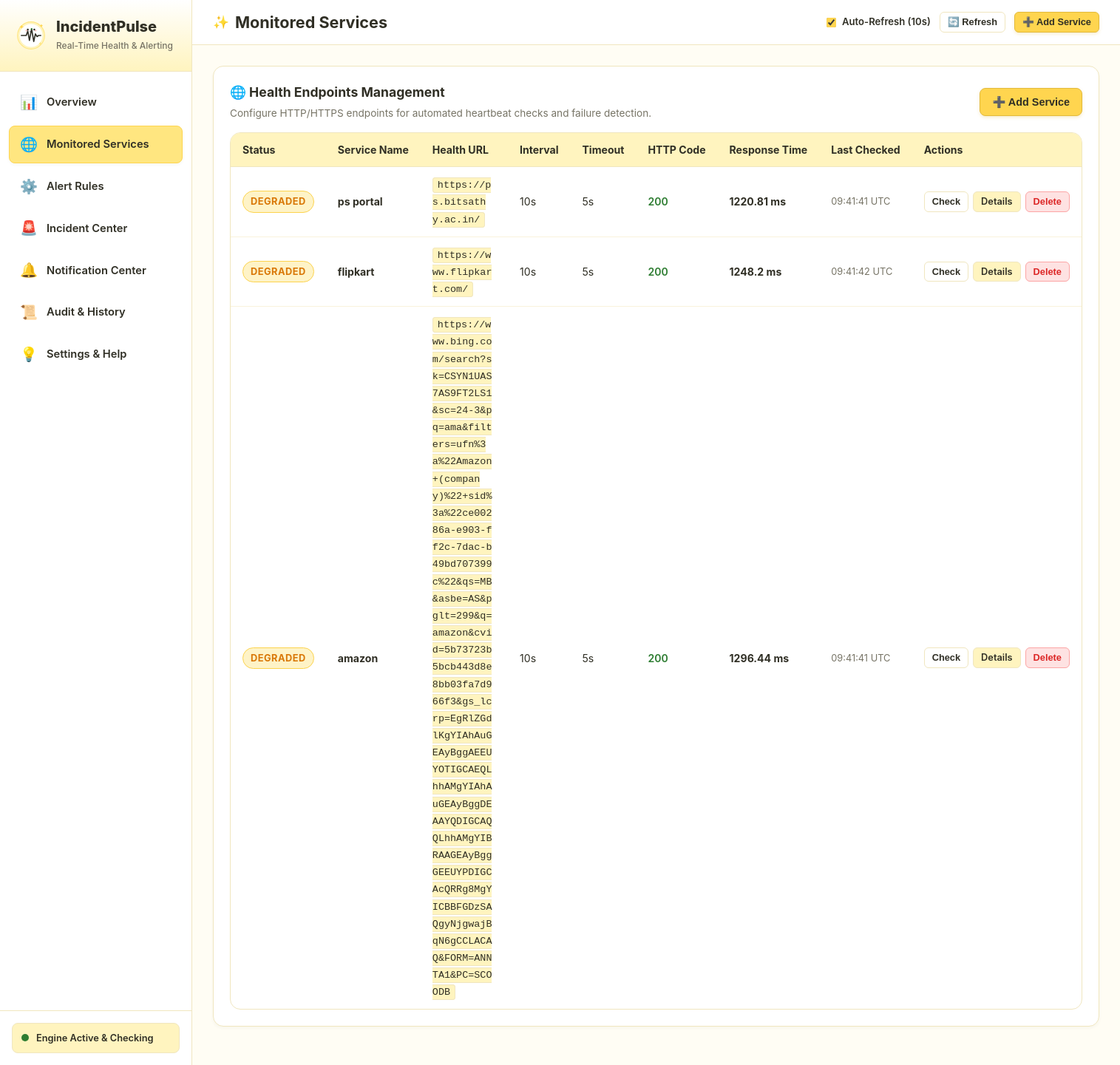
/services, run on the app's committed database.
### tables this page shows
CREATE TABLE services (
                id INTEGER PRIMARY KEY AUTOINCREMENT,
                name TEXT NOT NULL,
                description TEXT,
                url TEXT NOT NULL,
                check_interval INTEGER NOT NULL DEFAULT 30,
                timeout INTEGER NOT NULL DEFAULT 5,
                expected_status INTEGER NOT NULL DEFAULT 200,
                follow_redirects INTEGER NOT NULL DEFAULT 1,
                allow_local_demo INTEGER NOT NULL DEFAULT 0,
                is_active INTEGER NOT NULL DEFAULT 1,
                current_status TEXT NOT NULL DEFAULT 'UNKNOWN',
                last_checked_at TEXT,
                last_response_time_ms REAL,
                last_status_code INTEGER,
                last_error_message TEXT,
                created_at TEXT NOT NULL,
                updated_at TEXT NOT NULL
            );

### incidentpulse/routes/web.py (the view)
@web_bp.route("/services")
def services_page():
    services = get_all_services()
    return render_template(
        "services.html",
        services=services,
        allow_demo_default=Config.ALLOW_LOCAL_DEMO
    )

### incidentpulse/database.py (called while the page is built)
def get_db_path() -> str:
    global _DB_PATH
    if _DB_PATH is None:
        from incidentpulse.config import Config
        set_db_path(Config.DB_PATH)
    return _DB_PATH

def get_db_connection() -> sqlite3.Connection:
    conn = sqlite3.connect(get_db_path(), timeout=10.0)
    conn.row_factory = sqlite3.Row
    conn.execute("PRAGMA foreign_keys = ON;")
    conn.execute("PRAGMA journal_mode = WAL;")
    return conn

### incidentpulse/models.py (called while the page is built)
def get_all_services(is_active_only: bool = False) -> List[Dict[str, Any]]:
    conn = get_db_connection()
    try:
        query = "SELECT * FROM services"
        params = ()
        if is_active_only:
            query += " WHERE is_active = 1"
        query += " ORDER BY id DESC"
        cur = conn.execute(query, params)
        rows = cur.fetchall()
        services = []
        for r in rows:
            s = dict(r)
            cur_rules = conn.execute("SELECT * FROM alert_rules WHERE service_id = ?", (s["id"],))
            s["alert_rules"] = [dict(rule) for rule in cur_rules.fetchall()]
            services.append(s)
        return services
    finally:
        conn.close()

### incidentpulse/templates/services.html (shortened to what this page needs)
{% extends "base.html" %}
{% block page_title %}Monitored Services{% endblock %}
{% block content %}
<div class="card" style="margin-bottom: 24px;">
  <div class="card-header">
    <div>
      <h3 class="card-title">🌐 Health Endpoints Management</h3>
      <p style="font-size: 0.85rem; color: var(--text-secondary); margin-top: 4px;">
        Configure HTTP/HTTPS endpoints for automated heartbeat checks and failure detection.
      </p>
    </div>
    <button class="btn btn-primary" onclick="openModal('addServiceModal')">➕ Add Service</button>
  </div>
  {% if services %}
  <div class="table-responsive">
    <table class="data-table">
      <thead>
        <tr>
          <th>Status</th>
          <th>Service Name</th>
          <th>Health URL</th>
          <th>Interval</th>
          <th>Timeout</th>
          <th>HTTP Code</th>
          <th>Response Time</th>
          <th>Last Checked</th>
          <th>Actions</th>
        </tr>
      </thead>
      <tbody>
        {% for s in services %}
        <tr>
          <td>
            <span class="status-badge {{ s.current_status }}">{{ s.current_status }}</span>
          </td>
          <td>
            <strong><a href="/services/{{ s.id }}" style="color: var(--text-main); text-decoration: none;">{{ s.name }}</a></strong>
          </td>
          <td>
            <code style="word-break: break-all;">{{ s.url }}</code>
          </td>
          <td>{{ s.check_interval }}s</td>
          <td>{{ s.timeout }}s</td>
          <td>
            {% if s.last_status_code %}
            <span style="font-weight: 600; color: {% if s.last_status_code < 400 %}var(--status-up){% else %}var(--status-down){% endif %};">
              {{ s.last_status_code }}
            </span>
            {% else %}
            —
            {% endif %}
          </td>
          <td>
            {% if s.last_response_time_ms is not none %}
            <strong>{{ s.last_response_time_ms }} ms</strong>
            {% else %}
            —
            {% endif %}
          </td>
          <td style="font-size: 0.8rem; color: var(--text-secondary);">
            {% if s.last_checked_at %}
            {{ s.last_checked_at[11:19] }} UTC
            {% else %}
            Never
            {% endif %}
          </td>
          <td>
            <div style="display: flex; gap: 6px;">
              <button class="btn btn-outline btn-sm" onclick="triggerManualCheck({{ s.id }}, this)">Check</button>
              <a href="/services/{{ s.id }}" class="btn btn-secondary btn-sm">Details</a>
              <button class="btn btn-danger btn-sm" onclick="confirmDeleteService({{ s.id }}, '{{ s.name }}')">Delete</button>
            </div>
          </td>
        </tr>
        {% endfor %}
      </tbody>
    </table>
  </div>
  {% endif %}
</div>
{% endblock %}

### incidentpulse/templates/base.html (shortened to what this page needs)
<!DOCTYPE html>
<html lang="en">
<head>
  <link rel="stylesheet" href="{{ url_for('static', filename='css/style.css') }}">
</head>
<body>
  <div class="app-container">
    <aside class="sidebar">
      <div class="brand-section">
        <img src="{{ url_for('static', filename='img/mascot.svg') }}" alt="IncidentPulse Mascot" class="brand-logo-img">
        <div class="brand-info">
          <h1>IncidentPulse</h1>
          <span class="tagline">Real-Time Health & Alerting</span>
        </div>
      </div>
      <nav class="sidebar-nav">
        <a href="/" class="nav-link {% if request.path == '/' %}active{% endif %}">
          <span class="nav-icon">📊</span>
          <span>Overview</span>
        </a>
        <a href="/services" class="nav-link {% if request.path.startswith('/services') %}active{% endif %}">
          <span class="nav-icon">🌐</span>
          <span>Monitored Services</span>
        </a>
        <a href="/alert-rules" class="nav-link {% if request.path == '/alert-rules' %}active{% endif %}">
          <span class="nav-icon">⚙️</span>
          <span>Alert Rules</span>
        </a>
        <a href="/incidents" class="nav-link {% if request.path.startswith('/incidents') %}active{% endif %}">
          <span class="nav-icon">🚨</span>
          <span>Incident Center</span>
        </a>
        <a href="/notifications" class="nav-link {% if request.path == '/notifications' %}active{% endif %}">
          <span class="nav-icon">🔔</span>
          <span>Notification Center</span>
        </a>
        <a href="/audit" class="nav-link {% if request.path == '/audit' %}active{% endif %}">
          <span class="nav-icon">📜</span>
          <span>Audit & History</span>
        </a>
        <a href="/settings" class="nav-link {% if request.path == '/settings' %}active{% endif %}">
          <span class="nav-icon">💡</span>
          <span>Settings & Help</span>
        </a>
      </nav>
      <div class="sidebar-footer">
        <div class="live-heartbeat-box">
          <span class="heartbeat-dot"></span>
          <span>Engine Active & Checking</span>
        </div>
      </div>
    </aside>
    <div class="main-wrapper">
      <header class="topbar">
        <div class="topbar-left">
          <div class="page-title-doodle">
            <span class="doodle-sparkle">✨</span>
            <h2 class="page-title">{% block page_title %}System Health{% endblock %}</h2>
          </div>
        </div>
        <div class="topbar-right">
          <label style="display: flex; align-items: center; gap: 8px; font-size: 0.82rem; font-weight: 600; cursor: pointer;">
            <input type="checkbox" id="autoRefreshToggle" checked style="accent-color: var(--bg-accent-yellow);">
            <span>Auto-Refresh (10s)</span>
          </label>
          <button class="btn btn-outline btn-sm" onclick="window.location.reload();">🔄 Refresh</button>
          <button class="btn btn-primary btn-sm" onclick="openModal('addServiceModal')">➕ Add Service</button>
        </div>
      </header>
      <main class="content-area">
        {% block content %}{% endblock %}
      </main>
    </div>
  </div>
</body>
</html>

### data on the page
services: current_status "DEGRADED", name "ps portal", url "https://ps.bitsathy.ac.in/", check_interval "10", timeout "5", last_status_code "200", last_response_time_ms "1220.81", last_checked_at "09:41:41"
services: current_status "DEGRADED", name "flipkart", url "https://www.flipkart.com/", check_interval "10", timeout "5", last_status_code "200", last_response_time_ms "1248.2", last_checked_at "09:41:42"
services: current_status "DEGRADED", name "amazon", url "https://www.bing.com/search?sk=CSYN1UAS7AS9FT2LS1&sc=24-3&pq=ama&filters=ufn%3a%22Amazon+(company)%22+sid%3a%22ce00286a-e903-ff2c-7dac-b49bd707399c%22&qs=MB&asbe=AS&pglt=299&q=amazon&cvid=5b73723b5bcb443d8e8bb03fa7d966f3&gs_lcrp=EgRlZGdlKgYIAhAuGEAyBggAEEUYOTIGCAEQLhhAMgYIAhAuGEAyBggDEAAYQDIGCAQQLhhAMgYIBRAAGEAyBggGEEUYPDIGCAcQRRg8MgYICBBFGDzSAQgyNjgwajBqN6gCCLACAQ&FORM=ANNTA1&PC=SCOODB", check_interval "10", timeout "5", last_status_code "200", last_response_time_ms "1296.44", last_checked_at "09:41:41"
